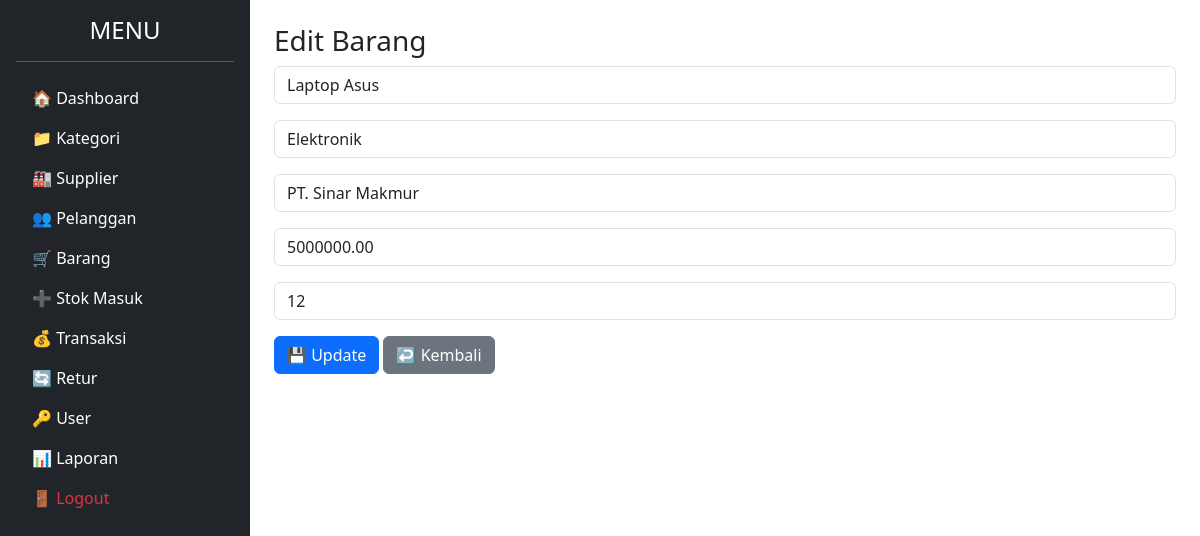
Page /admin/barang/edit.php?id=1 (signed in) on the committed database.
### tables this page shows
CREATE TABLE `barang` (
  `id` int NOT NULL,
  `kode_barang` varchar(50) NOT NULL,
  `nama_barang` varchar(100) NOT NULL,
  `id_kategori` int DEFAULT NULL,
  `harga_beli` decimal(15,2) DEFAULT NULL,
  `harga_jual` decimal(15,2) DEFAULT NULL,
  `stok` int DEFAULT '0',
  `harga` int NOT NULL DEFAULT '0'
);

CREATE TABLE `kategori` (
  `id` int NOT NULL,
  `nama_kategori` varchar(100) NOT NULL
);

CREATE TABLE `supplier` (
  `id` int NOT NULL,
  `nama_supplier` varchar(100) NOT NULL,
  `kontak` varchar(50) DEFAULT NULL,
  `alamat` text
);

### admin/barang/edit.php (the view, shortened to what this page needs)
<?php
include '../../config/koneksi.php';
$id = $_GET['id'];
$query = mysqli_query($koneksi, "SELECT * FROM barang WHERE id='$id'");
$data = mysqli_fetch_assoc($query);
$kategori = mysqli_query($koneksi, "SELECT * FROM kategori");
$supplier = mysqli_query($koneksi, "SELECT * FROM supplier");
?>
<!DOCTYPE html>
<html lang="id">
<head>
    <link href="https://cdn.jsdelivr.net/npm/bootstrap@5.3.0/dist/css/bootstrap.min.css" rel="stylesheet">
</head>
<body>
<div class="d-flex">
    <div class="bg-dark text-white p-3" style="width:250px; min-height:100vh;">
        <h4 class="text-center">MENU</h4><hr>
        <ul class="nav flex-column">
            <li class="nav-item"><a href="../index.php" class="nav-link text-white">🏠 Dashboard</a></li>
            <li class="nav-item"><a href="../kategori/index.php" class="nav-link text-white">📁 Kategori</a></li>
            <li class="nav-item"><a href="../supplier/index.php" class="nav-link text-white">🏭 Supplier</a></li>
            <li class="nav-item"><a href="../pelanggan/index.php" class="nav-link text-white">👥 Pelanggan</a></li>
            <li class="nav-item"><a href="index.php" class="nav-link text-white">🛒 Barang</a></li>
            <li class="nav-item"><a href="../stok_masuk/index.php" class="nav-link text-white">➕ Stok Masuk</a></li>
            <li class="nav-item"><a href="../transaksi/index.php" class="nav-link text-white">💰 Transaksi</a></li>
            <li class="nav-item"><a href="../retur/index.php" class="nav-link text-white">🔄 Retur</a></li>
            <li class="nav-item"><a href="../users/index.php" class="nav-link text-white">🔑 User</a></li>
            <li class="nav-item"><a href="../laporan/index.php" class="nav-link text-white">📊 Laporan</a></li>
            <li class="nav-item"><a href="../../login/logout.php" class="nav-link text-danger">🚪 Logout</a></li>
        </ul>
    </div>
    <div class="p-4 flex-grow-1">
        <h3>Edit Barang</h3>
        <form method="post">
            <div class="mb-3">
                <input type="text" name="nama_barang" value="<?= $data['nama_barang']; ?>" class="form-control" required>
            </div>
            <div class="mb-3">
                <select name="id_kategori" class="form-control" required>
                    <?php while ($k = mysqli_fetch_assoc($kategori)) { ?>
                        <option value="<?= $k['id']; ?>" <?= $data['id_kategori'] == $k['id'] ? 'selected' : ''; ?>><?= $k['nama_kategori']; ?></option>
                    <?php } ?>
                </select>
            </div>
            <div class="mb-3">
                <select name="id_supplier" class="form-control" required>
                    <?php while ($s = mysqli_fetch_assoc($supplier)) { ?>
                        <option value="<?= $s['id']; ?>" <?= $data['id'] == $s['id'] ? 'selected' : ''; ?>><?= $s['nama_supplier']; ?></option>
                    <?php } ?>
                </select>
            </div>
            <div class="mb-3">
                <input type="number" name="harga" value="<?= $data['harga_beli']; ?>" class="form-control" required>
            </div>
            <div class="mb-3">
                <input type="number" name="stok" value="<?= $data['stok']; ?>" class="form-control" required>
            </div>
            <button type="submit" name="update" class="btn btn-primary">💾 Update</button>
            <a href="index.php" class="btn btn-secondary">↩️ Kembali</a>
        </form>
    </div>
</div>
</body>
</html>

### rows in the picture
barang: nama_barang "Laptop Asus", id_kategori "Elektronik", id_supplier "PT. Sinar Makmur", harga "5000000.00", stok "12"
